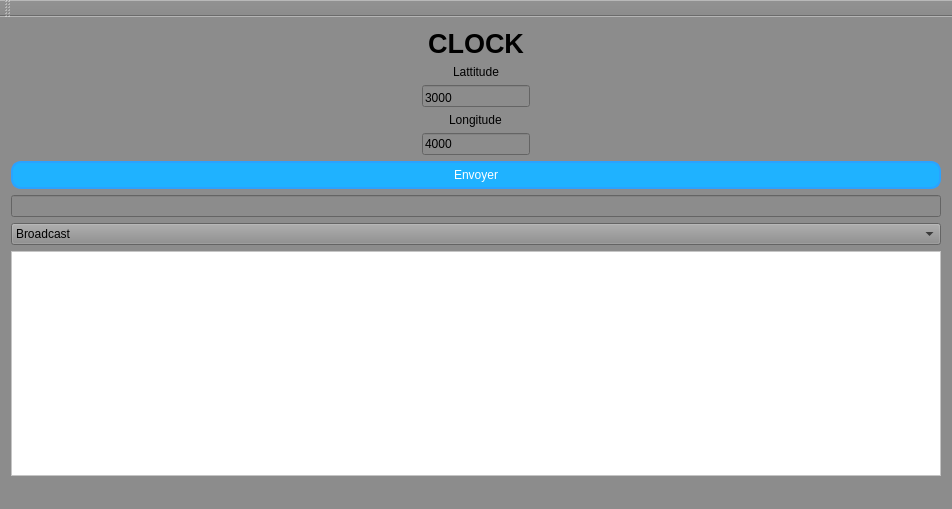
<?xml version="1.0" encoding="UTF-8"?>
<ui version="4.0">
 <class>MainWindow</class>
 <widget class="QMainWindow" name="MainWindow">
  <property name="geometry">
   <rect>
    <x>0</x>
    <y>0</y>
    <width>952</width>
    <height>509</height>
   </rect>
  </property>
  <property name="windowTitle">
   <string>QTCPServer</string>
  </property>
  <property name="styleSheet">
   <string notr="true">background-color: rgb(140, 140, 140);</string>
  </property>
  <widget class="QWidget" name="centralWidget">
   <layout class="QGridLayout" name="gridLayout">
    <item row="2" column="0">
     <widget class="QPushButton" name="pushButton_sendMessage">
      <property name="minimumSize">
       <size>
        <width>0</width>
        <height>0</height>
       </size>
      </property>
      <property name="styleSheet">
       <string notr="true">background-color: rgb(31, 178, 255);
color:white;
border-width: 2px;
border-style: solid;
border-color: rgb(43, 162, 255);
border-radius: 10px;
padding: 5px;
</string>
      </property>
      <property name="text">
       <string>Envoyer</string>
      </property>
     </widget>
    </item>
    <item row="4" column="0">
     <widget class="QComboBox" name="comboBox_receiver">
      <property name="minimumSize">
       <size>
        <width>110</width>
        <height>0</height>
       </size>
      </property>
      <item>
       <property name="text">
        <string>Broadcast</string>
       </property>
      </item>
     </widget>
    </item>
    <item row="3" column="0">
     <widget class="QLineEdit" name="lineEdit_message"/>
    </item>
    <item row="5" column="0">
     <widget class="QTextBrowser" name="textBrowser_receivedMessages">
      <property name="styleSheet">
       <string notr="true">background-color: rgb(255, 255, 255);</string>
      </property>
     </widget>
    </item>
    <item row="1" column="0">
     <layout class="QGridLayout" name="gridLayout_2">
      <item row="1" column="0" alignment="Qt::AlignHCenter">
       <widget class="QLineEdit" name="lineEdit_lattitude">
        <property name="text">
         <string>3000</string>
        </property>
        <property name="alignment">
         <set>Qt::AlignBottom|Qt::AlignLeading|Qt::AlignLeft</set>
        </property>
       </widget>
      </item>
      <item row="0" column="0" alignment="Qt::AlignHCenter">
       <widget class="QLabel" name="label">
        <property name="text">
         <string>Lattitude</string>
        </property>
       </widget>
      </item>
      <item row="3" column="0" alignment="Qt::AlignHCenter">
       <widget class="QLineEdit" name="lineEdit_longitude">
        <property name="text">
         <string>4000</string>
        </property>
       </widget>
      </item>
      <item row="2" column="0" alignment="Qt::AlignHCenter">
       <widget class="QLabel" name="label_2">
        <property name="text">
         <string>Longitude</string>
        </property>
       </widget>
      </item>
     </layout>
    </item>
    <item row="0" column="0">
     <widget class="QLabel" name="Digital_Clock">
      <property name="font">
       <font>
        <pointsize>20</pointsize>
        <weight>75</weight>
        <bold>true</bold>
       </font>
      </property>
      <property name="text">
       <string>CLOCK</string>
      </property>
      <property name="alignment">
       <set>Qt::AlignCenter</set>
      </property>
     </widget>
    </item>
   </layout>
  </widget>
  <widget class="QMenuBar" name="menuBar">
   <property name="geometry">
    <rect>
     <x>0</x>
     <y>0</y>
     <width>952</width>
     <height>21</height>
    </rect>
   </property>
  </widget>
  <widget class="QToolBar" name="mainToolBar">
   <attribute name="toolBarArea">
    <enum>TopToolBarArea</enum>
   </attribute>
   <attribute name="toolBarBreak">
    <bool>false</bool>
   </attribute>
  </widget>
  <widget class="QStatusBar" name="statusBar"/>
 </widget>
 <layoutdefault spacing="6" margin="11"/>
 <resources/>
 <connections/>
</ui>
